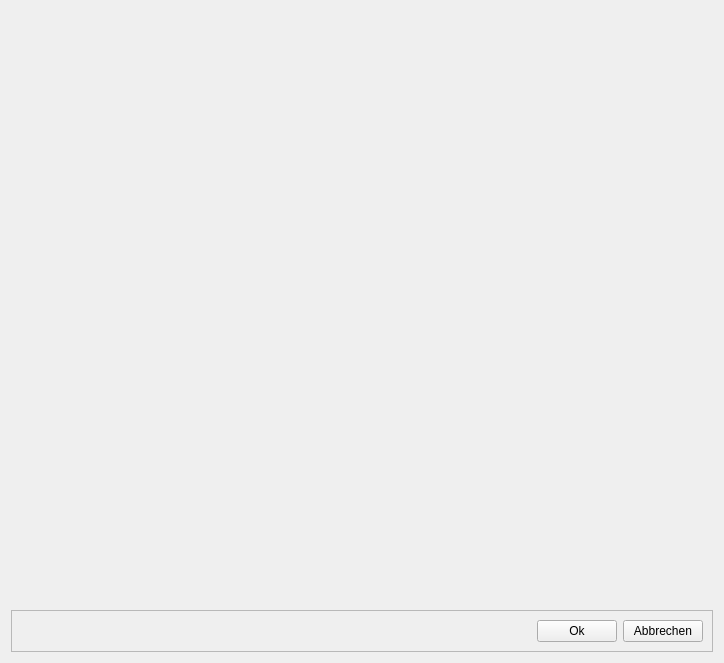
<?xml version="1.0" encoding="UTF-8"?>
<ui version="4.0">
 <class>pageFramework</class>
 <widget class="PageFramework" name="pageFramework">
  <property name="geometry">
   <rect>
    <x>0</x>
    <y>0</y>
    <width>724</width>
    <height>663</height>
   </rect>
  </property>
  <property name="windowTitle">
   <string>Form</string>
  </property>
  <layout class="QVBoxLayout" name="mainLayout">
   <item>
    <widget class="QWidget" name="content" native="true"/>
   </item>
   <item>
    <widget class="QFrame" name="frame_2">
     <property name="sizePolicy">
      <sizepolicy hsizetype="Preferred" vsizetype="Fixed">
       <horstretch>0</horstretch>
       <verstretch>0</verstretch>
      </sizepolicy>
     </property>
     <property name="frameShape">
      <enum>QFrame::StyledPanel</enum>
     </property>
     <property name="frameShadow">
      <enum>QFrame::Raised</enum>
     </property>
     <layout class="QHBoxLayout" name="horizontalLayout_2">
      <item>
       <spacer name="horizontalSpacer">
        <property name="orientation">
         <enum>Qt::Horizontal</enum>
        </property>
        <property name="sizeHint" stdset="0">
         <size>
          <width>475</width>
          <height>20</height>
         </size>
        </property>
       </spacer>
      </item>
      <item>
       <widget class="QPushButton" name="accept">
        <property name="sizePolicy">
         <sizepolicy hsizetype="Minimum" vsizetype="Fixed">
          <horstretch>0</horstretch>
          <verstretch>0</verstretch>
         </sizepolicy>
        </property>
        <property name="text">
         <string>Ok</string>
        </property>
       </widget>
      </item>
      <item>
       <widget class="QPushButton" name="decline">
        <property name="text">
         <string>Abbrechen</string>
        </property>
       </widget>
      </item>
     </layout>
    </widget>
   </item>
  </layout>
 </widget>
 <customwidgets>
  <customwidget>
   <class>PageFramework</class>
   <extends>QWidget</extends>
   <header>pages/page_framework.h</header>
   <container>1</container>
  </customwidget>
 </customwidgets>
 <resources/>
 <connections/>
</ui>
